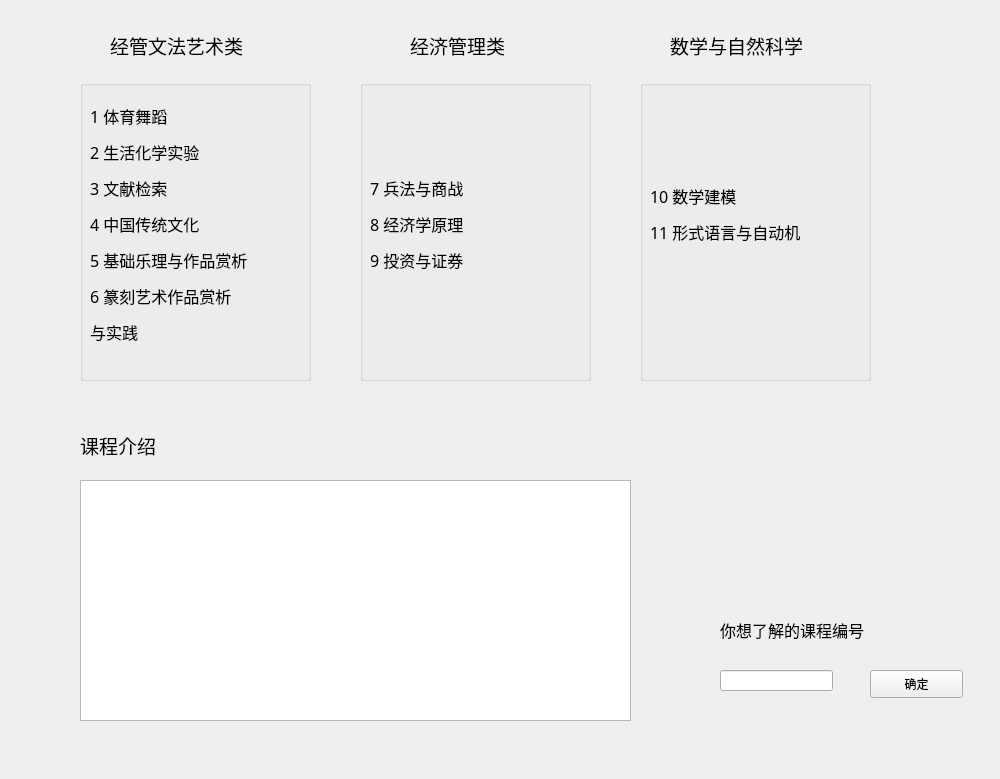
<?xml version="1.0" encoding="UTF-8"?>
<ui version="4.0">
 <class>Recommend</class>
 <widget class="QWidget" name="Recommend">
  <property name="geometry">
   <rect>
    <x>0</x>
    <y>0</y>
    <width>1000</width>
    <height>779</height>
   </rect>
  </property>
  <property name="windowTitle">
   <string>Form</string>
  </property>
  <widget class="QGroupBox" name="groupBox1">
   <property name="geometry">
    <rect>
     <x>80</x>
     <y>80</y>
     <width>231</width>
     <height>301</height>
    </rect>
   </property>
   <property name="title">
    <string/>
   </property>
   <widget class="QLabel" name="label_5">
    <property name="geometry">
     <rect>
      <x>10</x>
      <y>20</y>
      <width>211</width>
      <height>271</height>
     </rect>
    </property>
    <property name="font">
     <font>
      <family>微软雅黑</family>
      <pointsize>12</pointsize>
     </font>
    </property>
    <property name="text">
     <string>&lt;html&gt;&lt;head/&gt;&lt;body&gt;&lt;p&gt;1 体育舞蹈 &lt;/p&gt;&lt;p&gt;2 生活化学实验 &lt;/p&gt;&lt;p&gt;3 文献检索 &lt;/p&gt;&lt;p&gt;4 中国传统文化 &lt;/p&gt;&lt;p&gt;5 基础乐理与作品赏析 &lt;/p&gt;&lt;p&gt;6 篆刻艺术作品赏析&lt;/p&gt;&lt;p&gt;   与实践&lt;br/&gt;&lt;/p&gt;&lt;/body&gt;&lt;/html&gt;</string>
    </property>
   </widget>
  </widget>
  <widget class="QLabel" name="label">
   <property name="geometry">
    <rect>
     <x>110</x>
     <y>30</y>
     <width>181</width>
     <height>31</height>
    </rect>
   </property>
   <property name="font">
    <font>
     <family>黑体</family>
     <pointsize>14</pointsize>
    </font>
   </property>
   <property name="text">
    <string>经管文法艺术类</string>
   </property>
  </widget>
  <widget class="QLabel" name="label_2">
   <property name="geometry">
    <rect>
     <x>410</x>
     <y>30</y>
     <width>131</width>
     <height>31</height>
    </rect>
   </property>
   <property name="font">
    <font>
     <family>黑体</family>
     <pointsize>14</pointsize>
    </font>
   </property>
   <property name="text">
    <string>经济管理类</string>
   </property>
  </widget>
  <widget class="QLabel" name="label_3">
   <property name="geometry">
    <rect>
     <x>670</x>
     <y>30</y>
     <width>181</width>
     <height>31</height>
    </rect>
   </property>
   <property name="font">
    <font>
     <family>黑体</family>
     <pointsize>14</pointsize>
    </font>
   </property>
   <property name="text">
    <string>数学与自然科学</string>
   </property>
  </widget>
  <widget class="QTextEdit" name="textEdit">
   <property name="geometry">
    <rect>
     <x>80</x>
     <y>480</y>
     <width>551</width>
     <height>241</height>
    </rect>
   </property>
  </widget>
  <widget class="QLabel" name="label_4">
   <property name="geometry">
    <rect>
     <x>80</x>
     <y>430</y>
     <width>111</width>
     <height>31</height>
    </rect>
   </property>
   <property name="font">
    <font>
     <family>黑体</family>
     <pointsize>14</pointsize>
    </font>
   </property>
   <property name="text">
    <string>课程介绍</string>
   </property>
  </widget>
  <widget class="QGroupBox" name="groupBox2">
   <property name="geometry">
    <rect>
     <x>360</x>
     <y>80</y>
     <width>231</width>
     <height>301</height>
    </rect>
   </property>
   <property name="title">
    <string/>
   </property>
   <widget class="QLabel" name="label_6">
    <property name="geometry">
     <rect>
      <x>10</x>
      <y>20</y>
      <width>211</width>
      <height>271</height>
     </rect>
    </property>
    <property name="font">
     <font>
      <family>微软雅黑</family>
      <pointsize>12</pointsize>
     </font>
    </property>
    <property name="text">
     <string>&lt;html&gt;&lt;head/&gt;&lt;body&gt;&lt;p&gt;7 兵法与商战 &lt;/p&gt;&lt;p&gt;8 经济学原理&lt;/p&gt;&lt;p&gt;9 投资与证券&lt;br/&gt;&lt;/p&gt;&lt;/body&gt;&lt;/html&gt;</string>
    </property>
   </widget>
  </widget>
  <widget class="QGroupBox" name="groupBox3">
   <property name="geometry">
    <rect>
     <x>640</x>
     <y>80</y>
     <width>231</width>
     <height>301</height>
    </rect>
   </property>
   <property name="title">
    <string/>
   </property>
   <widget class="QLabel" name="label_7">
    <property name="geometry">
     <rect>
      <x>10</x>
      <y>10</y>
      <width>211</width>
      <height>271</height>
     </rect>
    </property>
    <property name="font">
     <font>
      <family>微软雅黑</family>
      <pointsize>12</pointsize>
     </font>
    </property>
    <property name="text">
     <string>&lt;html&gt;&lt;head/&gt;&lt;body&gt;&lt;p&gt;10 数学建模&lt;/p&gt;&lt;p&gt;11 形式语言与自动机&lt;br/&gt;&lt;/p&gt;&lt;/body&gt;&lt;/html&gt;</string>
    </property>
   </widget>
  </widget>
  <widget class="QLineEdit" name="lineEdit">
   <property name="geometry">
    <rect>
     <x>720</x>
     <y>670</y>
     <width>113</width>
     <height>21</height>
    </rect>
   </property>
  </widget>
  <widget class="QLabel" name="label_8">
   <property name="geometry">
    <rect>
     <x>720</x>
     <y>610</y>
     <width>201</width>
     <height>41</height>
    </rect>
   </property>
   <property name="font">
    <font>
     <family>黑体</family>
     <pointsize>14</pointsize>
    </font>
   </property>
   <property name="text">
    <string>&lt;html&gt;&lt;head/&gt;&lt;body&gt;&lt;p&gt;&lt;span style=&quot; font-size:12pt;&quot;&gt;你想了解的课程编号&lt;/span&gt;&lt;/p&gt;&lt;/body&gt;&lt;/html&gt;</string>
   </property>
  </widget>
  <widget class="QPushButton" name="pushButton_certain">
   <property name="geometry">
    <rect>
     <x>870</x>
     <y>670</y>
     <width>93</width>
     <height>28</height>
    </rect>
   </property>
   <property name="text">
    <string>确定</string>
   </property>
  </widget>
 </widget>
 <resources/>
 <connections/>
</ui>
